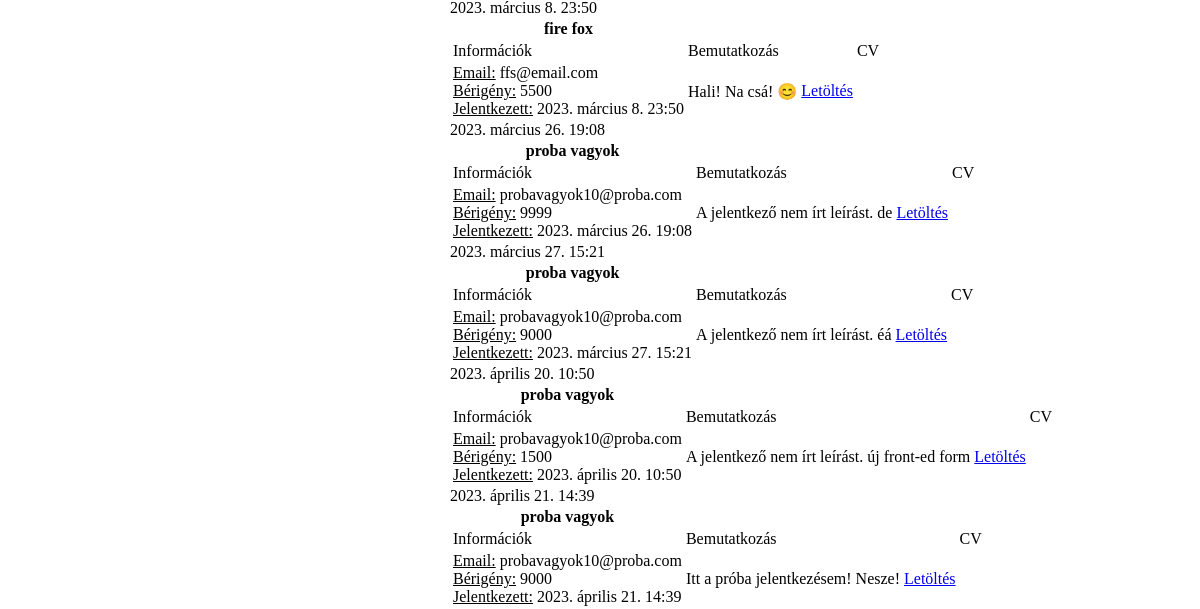
The page /profil/jelentkezok/5 (signed in, lower part) on the database as committed earlier.
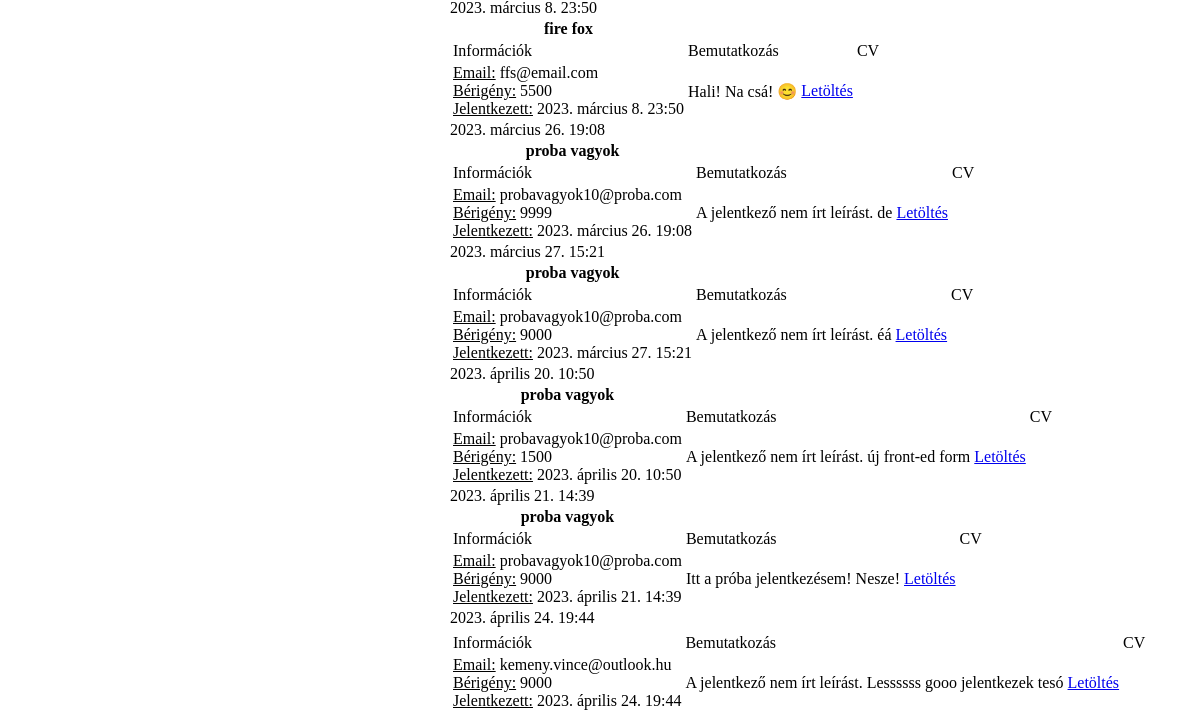
The same page on the database as committed later.
### app/models.py (models this page shows, shortened)
class Jelentkezes(models.Model):
    munkaVallalo = models.ForeignKey(settings.AUTH_USER_MODEL, on_delete=models.CASCADE)
    munka = models.ForeignKey(Munka, on_delete=models.CASCADE, default=0)
    ido = models.DateTimeField(null=False, default=django.utils.timezone.now)
    berigeny = models.IntegerField(null=True, default=0)
    bemutatkozas = models.TextField(null=True, default="A jelentkező nem írt leírást.")
    felhId = models.CharField(max_length=10, null=False, default="")
    melleklet = models.FileField(null = False, upload_to=KonyvtarKezeles, max_length=255)

### app/views.py (the view)
# urls.py: path("profil/jelentkezok/<int:munka_Id>", views.Profil_JelentkezoMegtekinto, name="Jelentkezo_Per_Munka"),
def Profil_JelentkezoMegtekinto(request, munka_Id):
    print("Profil_JelentkezoMegtekinto(request, munka_Id) / profil oldalon a munkára jelentkezők megtekintése")
    felhasznalo = request.user
    munkaraJelentkezok = None
    try:
        munkaraJelentkezok = list(Jelentkezes.objects.select_related("munkaVallalo").values('munkaVallalo__first_name', 'munkaVallalo__last_name', 'munkaVallalo__email', 'bemutatkozas', 'melleklet', 'berigeny', "ido", "id", "munka"))
        print(munkaraJelentkezok[1])
    except:
        print(traceback.format_exc())
        munkaraJelentkezok = None
    template = loader.get_template("app/profile/profilePageAdDownload.html")
    context = {
        "jelentkezok": munkaraJelentkezok,
        "felhasznalo": felhasznalo,
        "cim": "jelentkezők a munkára"
        }
    return HttpResponse(template.render(context,request))

### app/templates/app/profile/profilePageAdDownload.html (shortened to what this page needs)
{% extends 'app/layout/commonhead3.html' %}
{% block content %}
{% load static %}
{% if felhasznalo.is_authenticated %}
    {% if jelentkezok is not None %}
    <div class="rightbox">
        <div class="profile">
            {% for jelentkezo in jelentkezok %}
            {{jelentkezo.ido}}
                <table>
                    <thead>
                        <th>
                            {{jelentkezo.munkaVallalo__first_name}} {{jelentkezo.munkaVallalo__last_name}}
                        </th>
                    </thead>
                    <tbody>
                        <tr>
                            <td>
                                Információk
                            </td>
                            <td>
                                Bemutatkozás
                            <td>
                            <td>
                                CV
                            </td>
                        </tr>
                        <tr>
                            <td>
                                <u>Email:</u> {{jelentkezo.munkaVallalo__email}}<br>
                                <u>Bérigény:</u> {{jelentkezo.berigeny}}<br>
                                <u>Jelentkezett:</u> {{jelentkezo.ido}}<br>
                            </td>
                            <td>
                                {{jelentkezo.bemutatkozas}}
                            </td>
                            <td>
                                <a href="{% url "Jelentkezo_munka_jelentkezo" jelentkezo.id %}">Letöltés</a>
                            </td>
                        </tr>
                    </tbody>
                </table>
            {% endfor %}
        </div>
    </div>
    {% endif %}
{% endif %}
{% endblock %}

Rows that differ between the two databases and show on the page:
added Jelentkezes: ido "2023. április 24. 19:44", munkaVallalo__email "kemeny.vince@outlook.hu", berigeny "9000", bemutatkozas "A jelentkező nem írt leírást. Lessssss gooo jelentkezek tesó"
